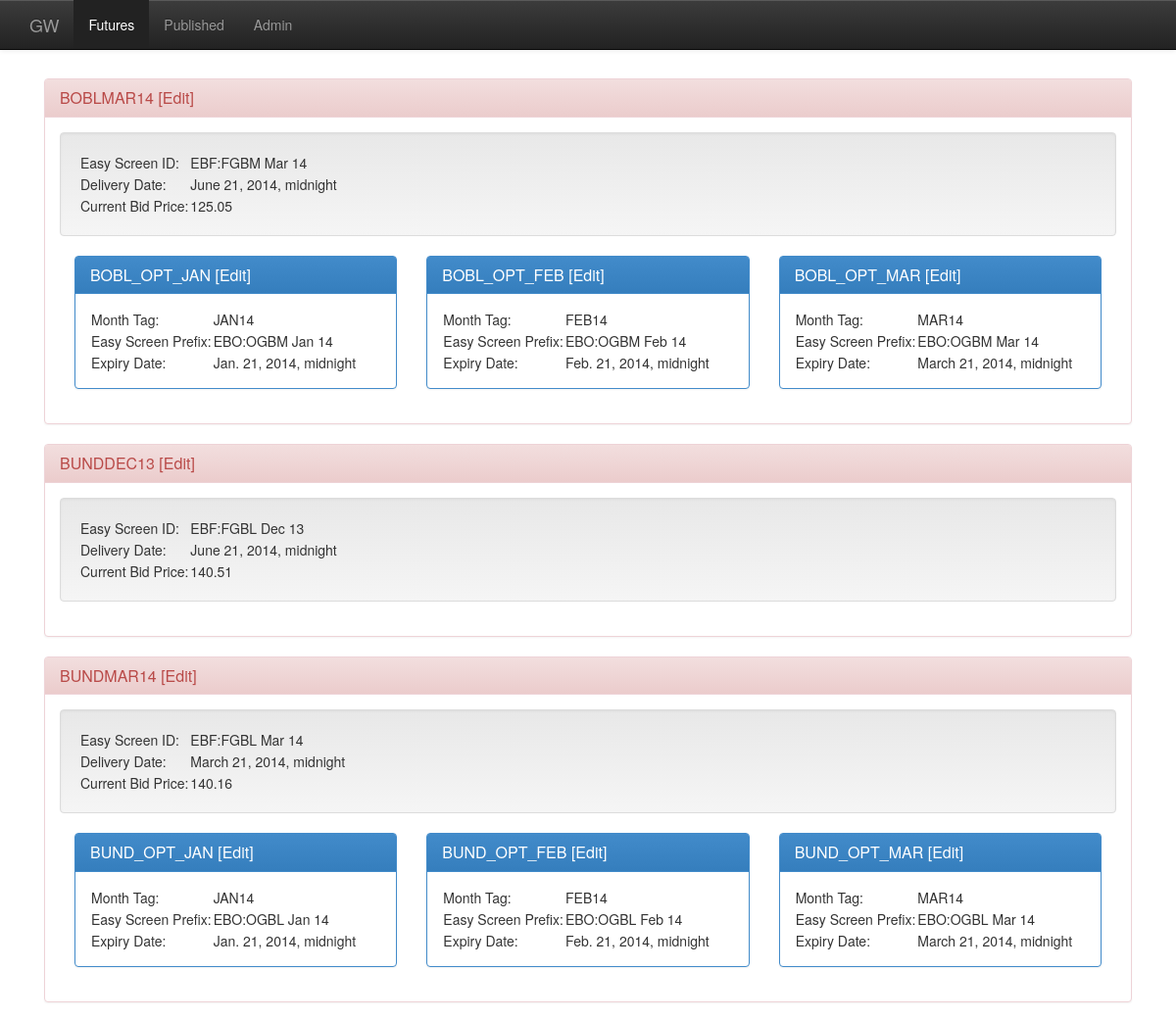
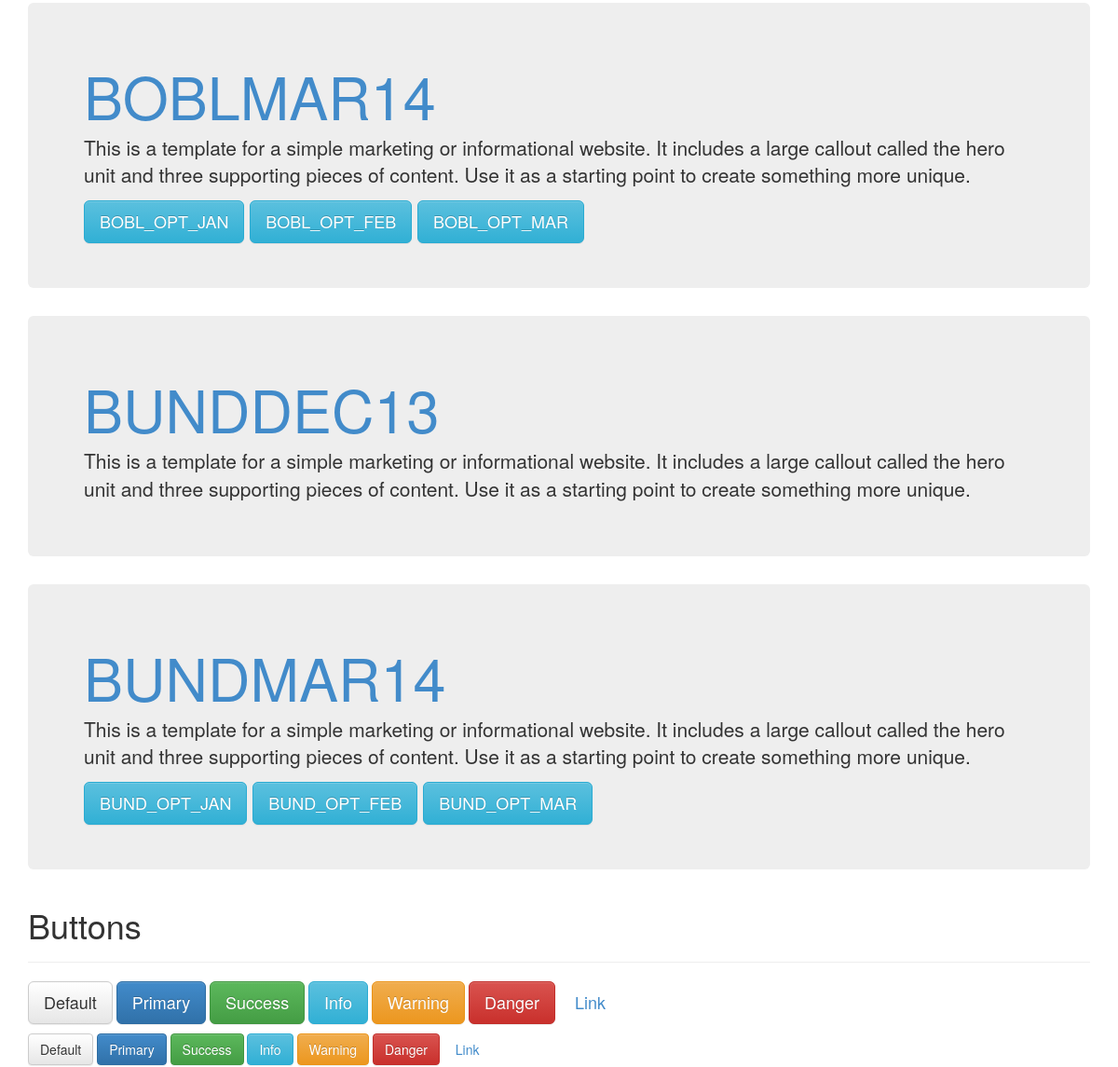
/marketdata/ (signed in, upper part), run on an earlier commit of the app's database (2 pictures, top to bottom).
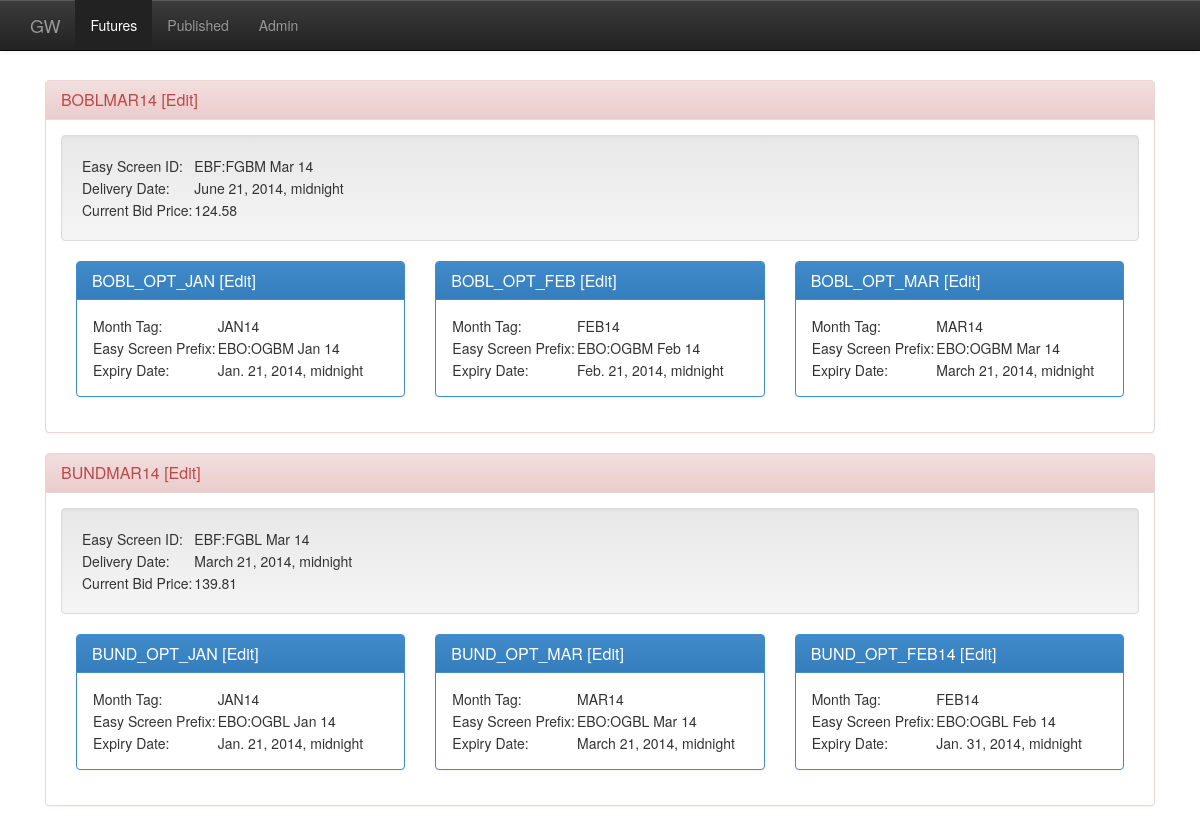
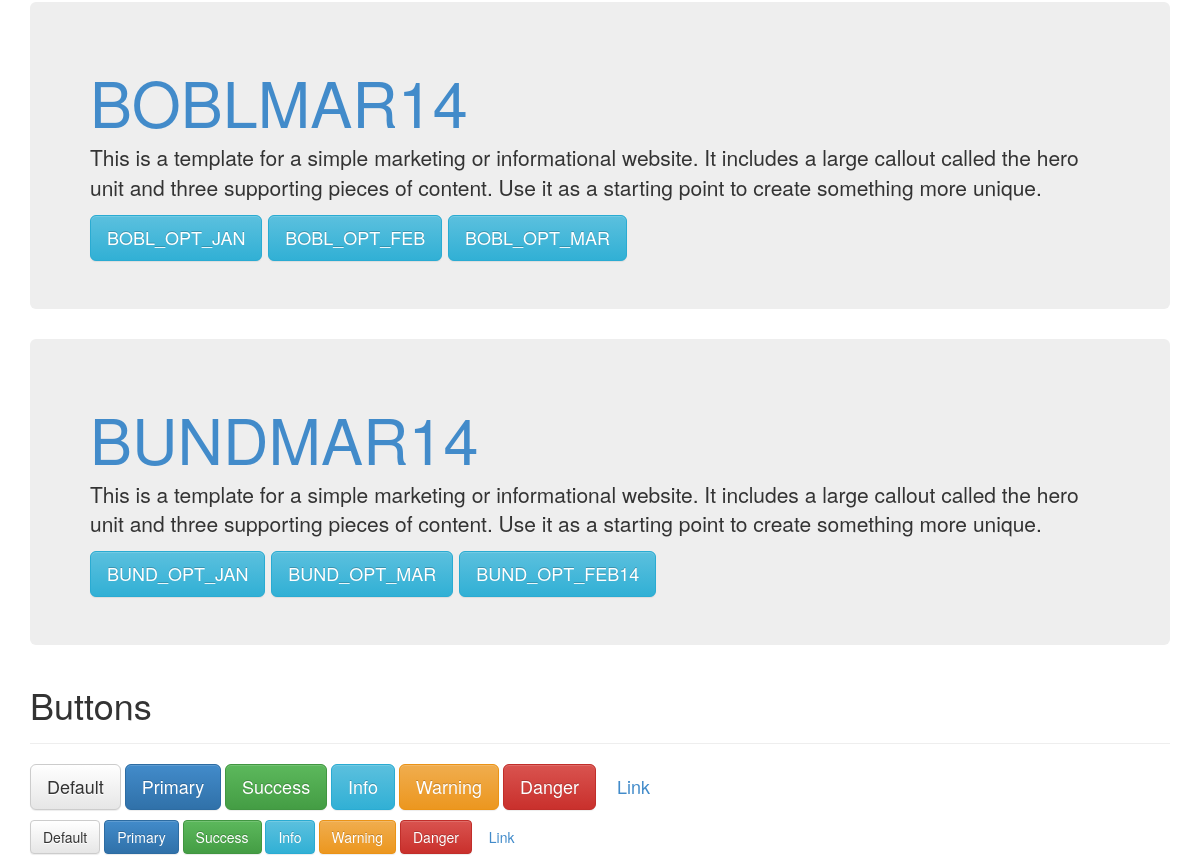
And on a later commit of the database (2 pictures, top to bottom).
### marketdata/models.py (models this page shows, shortened)
class Future(models.Model):
    name = models.CharField(max_length=200)
    bloomberg_id = models.CharField(max_length=200)
    easyscreen_id = models.CharField(max_length=200)
    bid = models.FloatField(default = -99)
    bid_volume = models.FloatField(default = -99)
    ask = models.FloatField(default = -99)
    ask_volume = models.FloatField(default = -99)
    value = models.FloatField(default = -99)
    last_trade_value = models.FloatField(default = -99)
    last_updated = models.DateTimeField(default = datetime.datetime(1900,1,1,0,0,0))
    last_trade_volume = models.FloatField(default = -99)
    month_tag = models.CharField(max_length=200)
    expiry_date = models.DateTimeField(default = datetime.datetime(1900,1,1,0,0,0))

class OptionDefinition(models.Model):
    name = models.CharField(max_length=200)
    future = models.ForeignKey(Future)
    bloomberg_prefix = models.CharField(max_length=200)
    easyscreen_prefix = models.CharField(max_length=200)
    month_tag = models.CharField(max_length=200)
    expiry_date = models.DateTimeField()
    strike_interval = models.FloatField(default=0.5)
    price_movement = models.FloatField(default=0.01)
    number_of_OTM_options = models.IntegerField(default=10, verbose_name="No. of options")

### marketdata/views.py (the view)
@login_required
def index(request):
    futures = sorted(
            Future.objects.all() ,
            key = lambda x : x.name)
    futures = [el for el in futures
            if el.expiry_date > datetime.datetime.today()]
    options = OptionDefinition.objects.all()
    options =  [el for el in options
            if el.expiry_date > datetime.datetime.today()]
    futuredict = collections.OrderedDict()
    for future in futures:
        futuredict[future] = [o for o in options
                if o.future_id == future.id]
    template = loader.get_template('marketdata/index.html')
    context = RequestContext(request, {
        'futuredict': futuredict,
    })
    return HttpResponse(template.render(context))

### marketdata/templates/marketdata/index.html (shortened to what this page needs)
{% extends "marketdata/base.html" %}
{% block content %}
<div class="navbar navbar-inverse navbar-fixed-top">
  <div class="container">
    <div class="navbar-header">
      <a class="navbar-brand" href="/marketdata/">GW</a>
    </div>
    <div class="navbar-collapse collapse">
      <ul class="nav navbar-nav">
        <li class="active"><a href="/marketdata/">Futures</a></li>
        <li><a href="/marketdata/published-tables/">Published</a></li>
        <li><a href="/admin/">Admin</a></li>
      </ul>
    </div>
  </div>
</div>
<div class="container theme-showcase">
  {% if futuredict %}
    {% for future, options in futuredict.items %}
    <div class="col-sm-12">
      <div class="panel panel-danger">
        <div class="panel-heading">
            <h3 class="panel-title">{{future.name}} <a href="/admin/marketdata/future/{{ future.id }}/">[Edit]</a></h3>
        </div>
        <div class="panel-body">
            <div class="well">
                <table>
                    <tr><td>Easy Screen ID:</td> <td>{{future.easyscreen_id}}</td></tr>
                    <tr><td>Delivery Date:</td> <td>{{future.expiry_date}}</td></tr>
                    <tr><td>Current Bid Price:</td> <td>{{future.bid}}</td></tr>
                </table>
            </div>
            {% for option in options %}
            <div class="col-sm-4">
                <div class="panel panel-primary">
                    <div class="panel-heading">
                        <h3 class="panel-title"><a href="/marketdata/option/{{ option.name }}">{{option.name}}</a> <a href="/admin/marketdata/optiondefinition/{{ option.id }}/">[Edit]</a></h3>
                    </div>
                    <div class="panel-body">
                        <table>
                            <tr><td>Month Tag:</td> <td>{{option.month_tag}}</td></tr>
                            <tr><td>Easy Screen Prefix:</td> <td>{{option.easyscreen_prefix}}</td></tr>
                            <tr><td>Expiry Date:</td> <td>{{option.expiry_date}}</td></tr>
                        </table>
                    </div>
                </div>
            </div>
            {% endfor %}
        </div>
      </div>
    </div>
    {% endfor %}
    {% else %}
    <div class="jumbotron">
      <h1>No futures to Display.</h1>
    </div>
  {% endif %}
  {% if futuredict %}
    {% for future, options in futuredict.items %}
    <div class="jumbotron">
      <h1><a href="/marketdata/{{ future.name }}/">{{ future.name }}</a></h1>
      <p>This is a template for a simple marketing or informational website. It includes a large callout called the hero unit and three supporting pieces of content. Use it as a starting point to create something more unique.</p>
      {% for option in options %}
      <a href="/marketdata/option/{{ option.name }}" type="button" class="btn btn-lg btn-info">{{ option.name }}</a>
      {% endfor %}
    </div>
    {% endfor %}
    {% else %}
    <div class="jumbotron">
      <h1>No futures to Display.</h1>
    </div>
  {% endif %}
  <div class="page-header">
    <h1>Buttons</h1>
  </div>
  <p>
    <button type="button" class="btn btn-lg btn-default">Default</button>
    <button type="button" class="btn btn-lg btn-primary">Primary</button>
    <button type="button" class="btn btn-lg btn-success">Success</button>
    <button type="button" class="btn btn-lg btn-info">Info</button>
    <button type="button" class="btn btn-lg btn-warning">Warning</button>
    <button type="button" class="btn btn-lg btn-danger">Danger</button>
    <button type="button" class="btn btn-lg btn-link">Link</button>
  </p>
  <p>
    <button type="button" class="btn btn-default">Default</button>
    <button type="button" class="btn btn-primary">Primary</button>
    <button type="button" class="btn btn-success">Success</button>
    <button type="button" class="btn btn-info">Info</button>
    <button type="button" class="btn btn-warning">Warning</button>
    <button type="button" class="btn btn-danger">Danger</button>
    <button type="button" class="btn btn-link">Link</button>
  </p>
</div>
{% endblock %}

What changed in the data, as far as the page shows it:
removed Future: name "BUNDDEC13", easyscreen_id "EBF:FGBL Dec 13", expiry_date "June 21, 2014, midnight", bid "140.51"
removed OptionDefinition: name "BUND_OPT_FEB", month_tag "FEB14", easyscreen_prefix "EBO:OGBL Feb 14", expiry_date "Feb. 21, 2014, midnight", shown under Future "BUNDMAR14"
changed Future "BOBLMAR14": bid "125.05" → "124.58"
changed Future "BUNDMAR14": bid "140.16" → "139.81"
added OptionDefinition: name "BUND_OPT_FEB14", month_tag "FEB14", easyscreen_prefix "EBO:OGBL Feb 14", expiry_date "Jan. 31, 2014, midnight", shown under Future "BUNDMAR14"
